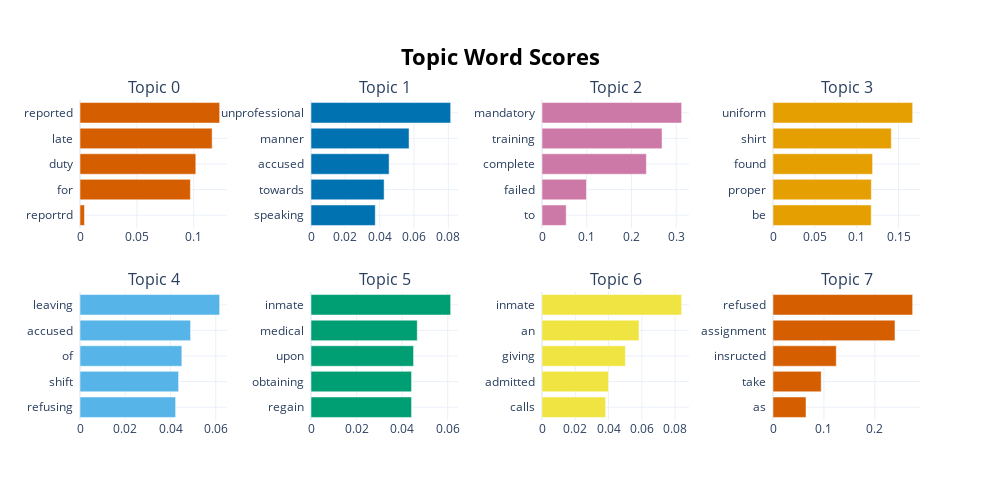

This figure's notebook cell:
### Code cell
topic_model.visualize_barchart()

### Figure 1 — Plotly figure (JSON) as saved in the notebook; plotly's stock layout.template omitted (floating-point values rounded to 4 significant figures)
{"data": [{"marker": {"color": "#D55E00"}, "orientation": "h", "type": "bar", "x": [0.003929, 0.09705, 0.1018, 0.1162, 0.1228], "xaxis": "x", "y": ["reportrd  ", "for  ", "duty  ", "late  ", "reported  "], "yaxis": "y"}, {"marker": {"color": "#0072B2"}, "orientation": "h", "type": "bar", "x": [0.03743, 0.0426, 0.04551, 0.05712, 0.08135], "xaxis": "x2", "y": ["speaking  ", "towards  ", "accused  ", "manner  ", "unprofessional  "], "yaxis": "y2"}, {"marker": {"color": "#CC79A7"}, "orientation": "h", "type": "bar", "x": [0.05407, 0.09928, 0.2333, 0.2683, 0.3121], "xaxis": "x3", "y": ["to  ", "failed  ", "complete  ", "training  ", "mandatory  "], "yaxis": "y3"}, {"marker": {"color": "#E69F00"}, "orientation": "h", "type": "bar", "x": [0.1174, 0.1175, 0.119, 0.1413, 0.1668], "xaxis": "x4", "y": ["be  ", "proper  ", "found  ", "shirt  ", "uniform  "], "yaxis": "y4"}, {"marker": {"color": "#56B4E9"}, "orientation": "h", "type": "bar", "x": [0.04226, 0.04357, 0.045, 0.04886, 0.06172], "xaxis": "x5", "y": ["refusing  ", "shift  ", "of  ", "accused  ", "leaving  "], "yaxis": "y5"}, {"marker": {"color": "#009E73"}, "orientation": "h", "type": "bar", "x": [0.04413, 0.04413, 0.04501, 0.04663, 0.06128], "xaxis": "x6", "y": ["regain  ", "obtaining  ", "upon  ", "medical  ", "inmate  "], "yaxis": "y6"}, {"marker": {"color": "#F0E442"}, "orientation": "h", "type": "bar", "x": [0.03821, 0.03996, 0.05011, 0.05827, 0.0839], "xaxis": "x7", "y": ["calls  ", "admitted  ", "giving  ", "an  ", "inmate  "], "yaxis": "y7"}, {"marker": {"color": "#D55E00"}, "orientation": "h", "type": "bar", "x": [0.06482, 0.09463, 0.1243, 0.2396, 0.2743], "xaxis": "x8", "y": ["as  ", "take  ", "insructed  ", "assignment  ", "refused  "], "yaxis": "y8"}], "layout": {"annotations": [{"font": {"size": 16}, "showarrow": false, "text": "Topic 0", "x": 0.0875, "xanchor": "center", "xref": "paper", "y": 1, "yanchor": "bottom", "yref": "paper"}, {"font": {"size": 16}, "showarrow": false, "text": "Topic 1", "x": 0.3625, "xanchor": "center", "xref": "paper", "y": 1, "yanchor": "bottom", "yref": "paper"}, {"font": {"size": 16}, "showarrow": false, "text": "Topic 2", "x": 0.6375, "xanchor": "center", "xref": "paper", "y": 1, "yanchor": "bottom", "yref": "paper"}, {"font": {"size": 16}, "showarrow": false, "text": "Topic 3", "x": 0.9125, "xanchor": "center", "xref": "paper", "y": 1, "yanchor": "bottom", "yref": "paper"}, {"font": {"size": 16}, "showarrow": false, "text": "Topic 4", "x": 0.0875, "xanchor": "center", "xref": "paper", "y": 0.4, "yanchor": "bottom", "yref": "paper"}, {"font": {"size": 16}, "showarrow": false, "text": "Topic 5", "x": 0.3625, "xanchor": "center", "xref": "paper", "y": 0.4, "yanchor": "bottom", "yref": "paper"}, {"font": {"size": 16}, "showarrow": false, "text": "Topic 6", "x": 0.6375, "xanchor": "center", "xref": "paper", "y": 0.4, "yanchor": "bottom", "yref": "paper"}, {"font": {"size": 16}, "showarrow": false, "text": "Topic 7", "x": 0.9125, "xanchor": "center", "xref": "paper", "y": 0.4, "yanchor": "bottom", "yref": "paper"}], "height": 500, "hoverlabel": {"bgcolor": "white", "font": {"family": "Rockwell", "size": 16}}, "showlegend": false, "title": {"font": {"color": "Black", "size": 22}, "text": "<b>Topic Word Scores", "x": 0.5, "xanchor": "center", "yanchor": "top"}, "width": 1000, "xaxis": {"anchor": "y", "domain": [0, 0.175], "showgrid": true}, "xaxis2": {"anchor": "y2", "domain": [0.275, 0.45], "showgrid": true}, "xaxis3": {"anchor": "y3", "domain": [0.55, 0.725], "showgrid": true}, "xaxis4": {"anchor": "y4", "domain": [0.825, 1], "showgrid": true}, "xaxis5": {"anchor": "y5", "domain": [0, 0.175], "showgrid": true}, "xaxis6": {"anchor": "y6", "domain": [0.275, 0.45], "showgrid": true}, "xaxis7": {"anchor": "y7", "domain": [0.55, 0.725], "showgrid": true}, "xaxis8": {"anchor": "y8", "domain": [0.825, 1], "showgrid": true}, "yaxis": {"anchor": "x", "domain": [0.6, 1], "showgrid": true}, "yaxis2": {"anchor": "x2", "domain": [0.6, 1], "showgrid": true}, "yaxis3": {"anchor": "x3", "domain": [0.6, 1], "showgrid": true}, "yaxis4": {"anchor": "x4", "domain": [0.6, 1], "showgrid": true}, "yaxis5": {"anchor": "x5", "domain": [0, 0.4], "showgrid": true}, "yaxis6": {"anchor": "x6", "domain": [0, 0.4], "showgrid": true}, "yaxis7": {"anchor": "x7", "domain": [0, 0.4], "showgrid": true}, "yaxis8": {"anchor": "x8", "domain": [0, 0.4], "showgrid": true}}}
